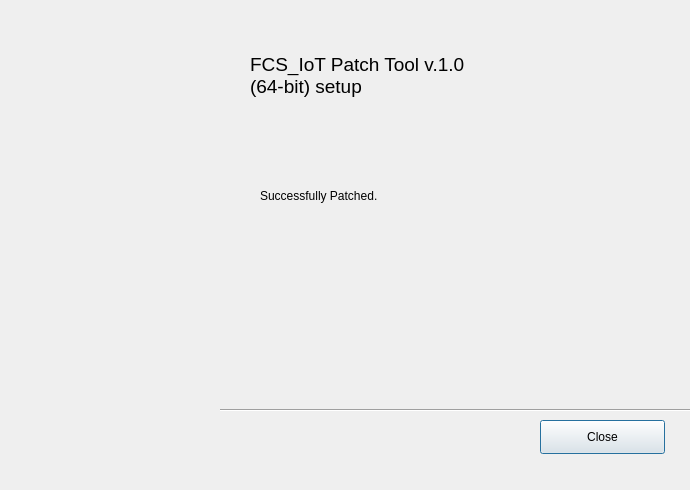
<?xml version="1.0" encoding="UTF-8"?>
<ui version="4.0">
 <class>Dialog</class>
 <widget class="QDialog" name="Dialog">
  <property name="geometry">
   <rect>
    <x>0</x>
    <y>0</y>
    <width>690</width>
    <height>490</height>
   </rect>
  </property>
  <property name="minimumSize">
   <size>
    <width>690</width>
    <height>490</height>
   </size>
  </property>
  <property name="maximumSize">
   <size>
    <width>690</width>
    <height>490</height>
   </size>
  </property>
  <property name="windowTitle">
   <string>FCS_IoT Patch Tool v.1.0</string>
  </property>
  <widget class="QLabel" name="label">
   <property name="geometry">
    <rect>
     <x>250</x>
     <y>50</y>
     <width>561</width>
     <height>51</height>
    </rect>
   </property>
   <property name="font">
    <font>
     <family>Arial</family>
     <pointsize>14</pointsize>
     <weight>9</weight>
     <italic>false</italic>
     <bold>false</bold>
    </font>
   </property>
   <property name="styleSheet">
    <string notr="true">
font: 75 14pt &quot;Arial&quot;;</string>
   </property>
   <property name="text">
    <string>FCS_IoT Patch Tool v.1.0 
(64-bit) setup</string>
   </property>
  </widget>
  <widget class="QPushButton" name="btn_finish">
   <property name="geometry">
    <rect>
     <x>540</x>
     <y>420</y>
     <width>125</width>
     <height>34</height>
    </rect>
   </property>
   <property name="styleSheet">
    <string notr="true">font: 9pt &quot;Arial&quot;;</string>
   </property>
   <property name="text">
    <string>Close</string>
   </property>
  </widget>
  <widget class="QLabel" name="label_2">
   <property name="geometry">
    <rect>
     <x>260</x>
     <y>180</y>
     <width>381</width>
     <height>31</height>
    </rect>
   </property>
   <property name="font">
    <font>
     <family>Arial</family>
     <pointsize>9</pointsize>
     <weight>50</weight>
     <italic>false</italic>
     <bold>false</bold>
    </font>
   </property>
   <property name="styleSheet">
    <string notr="true">font: 9pt &quot;Arial&quot;;</string>
   </property>
   <property name="text">
    <string>Successfully Patched.</string>
   </property>
  </widget>
  <widget class="QLabel" name="label_logo">
   <property name="geometry">
    <rect>
     <x>0</x>
     <y>0</y>
     <width>211</width>
     <height>491</height>
    </rect>
   </property>
   <property name="text">
    <string>&lt;html&gt;&lt;head/&gt;&lt;body&gt;&lt;p&gt;&lt;img src=&quot;:/newPrefix/FCS_IoT main logo.jpg&quot;/&gt;&lt;/p&gt;&lt;/body&gt;&lt;/html&gt;</string>
   </property>
  </widget>
  <widget class="Line" name="line">
   <property name="geometry">
    <rect>
     <x>220</x>
     <y>400</y>
     <width>511</width>
     <height>20</height>
    </rect>
   </property>
   <property name="orientation">
    <enum>Qt::Horizontal</enum>
   </property>
  </widget>
  <widget class="QLabel" name="label_5">
   <property name="geometry">
    <rect>
     <x>300</x>
     <y>460</y>
     <width>381</width>
     <height>21</height>
    </rect>
   </property>
   <property name="font">
    <font>
     <family>Arial</family>
     <pointsize>8</pointsize>
     <weight>50</weight>
     <italic>false</italic>
     <bold>false</bold>
    </font>
   </property>
   <property name="layoutDirection">
    <enum>Qt::LeftToRight</enum>
   </property>
   <property name="styleSheet">
    <string notr="true">font: 8pt &quot;Arial&quot;;</string>
   </property>
   <property name="text">
    <string>&lt;Copyright 2020. KITRI BOB 9th FCS_IoT. All rights reserved.&gt;</string>
   </property>
   <property name="alignment">
    <set>Qt::AlignLeading|Qt::AlignLeft|Qt::AlignVCenter</set>
   </property>
  </widget>
  <zorder>btn_finish</zorder>
  <zorder>label_2</zorder>
  <zorder>label</zorder>
  <zorder>label_logo</zorder>
  <zorder>line</zorder>
  <zorder>label_5</zorder>
 </widget>
 <resources/>
 <connections/>
</ui>
